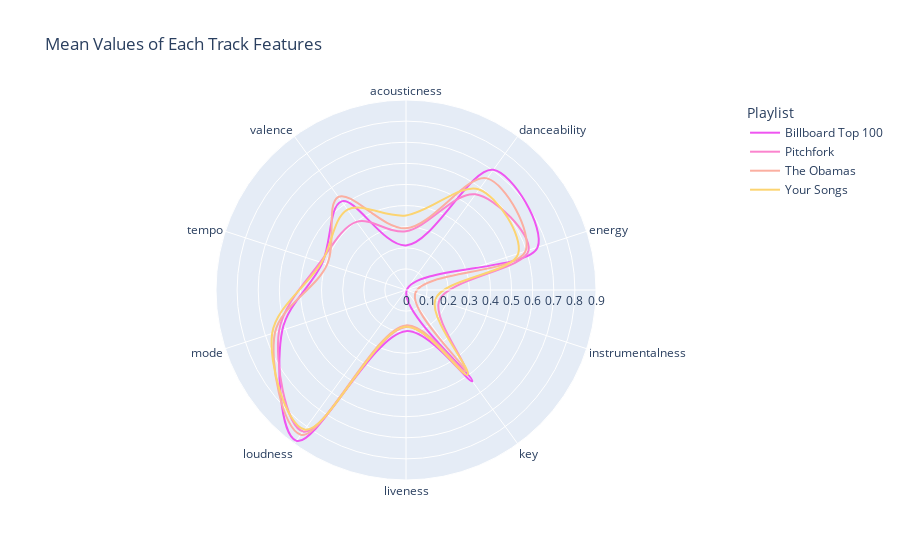

The code cell stored with this chart in its notebook:
### Code cell
#scale
from sklearn.preprocessing import MinMaxScaler
# Min-max scaling

data_scaled = pd.DataFrame(MinMaxScaler().fit_transform(data[features]), 
                         columns=data[features].columns)
data_scaled['Playlist'] = data['Playlist']

df_radar = data_scaled.groupby('Playlist').mean().reset_index() \
                    .melt(id_vars='Playlist', var_name="features", value_name="avg") \
                    .sort_values(by=['Playlist','features']).reset_index(drop=True)

px.line_polar(df_radar, 
              r="avg", 
              theta="features", 
              title='Mean Values of Each Track Features',
              color="Playlist", 
              line_close=True,
              line_shape='spline',
              range_r=[0, 0.9],
              color_discrete_sequence=px.colors.cyclical.mygbm[:-6])

### Figure 1 — Plotly figure (JSON) as saved in the notebook; plotly's stock layout.template omitted (floating-point values rounded to 4 significant figures)
{"data": [{"hovertemplate": "Playlist=Billboard Top 100<br>avg=%{r}<br>features=%{theta}<extra></extra>", "legendgroup": "Billboard Top 100", "line": {"color": "#ef55f1", "dash": "solid", "shape": "spline"}, "mode": "lines", "name": "Billboard Top 100", "r": [0.2111, 0.7035, 0.6557, 0.003601, 0.5344, 0.1948, 0.8831, 0.6162, 0.4162, 0.5191, 0.2111], "showlegend": true, "subplot": "polar", "theta": ["acousticness", "danceability", "energy", "instrumentalness", "key", "liveness", "loudness", "mode", "tempo", "valence", "acousticness"], "type": "scatterpolar"}, {"hovertemplate": "Playlist=Pitchfork<br>avg=%{r}<br>features=%{theta}<extra></extra>", "legendgroup": "Pitchfork", "line": {"color": "#fb84ce", "dash": "solid", "shape": "spline"}, "mode": "lines", "name": "Pitchfork", "r": [0.2783, 0.5602, 0.6108, 0.165, 0.474, 0.1747, 0.8288, 0.6327, 0.4268, 0.399, 0.2783], "showlegend": true, "subplot": "polar", "theta": ["acousticness", "danceability", "energy", "instrumentalness", "key", "liveness", "loudness", "mode", "tempo", "valence", "acousticness"], "type": "scatterpolar"}, {"hovertemplate": "Playlist=The Obamas<br>avg=%{r}<br>features=%{theta}<extra></extra>", "legendgroup": "The Obamas", "line": {"color": "#fbafa1", "dash": "solid", "shape": "spline"}, "mode": "lines", "name": "The Obamas", "r": [0.2922, 0.6534, 0.5955, 0.0465, 0.4769, 0.1678, 0.8476, 0.6525, 0.3925, 0.5448, 0.2922], "showlegend": true, "subplot": "polar", "theta": ["acousticness", "danceability", "energy", "instrumentalness", "key", "liveness", "loudness", "mode", "tempo", "valence", "acousticness"], "type": "scatterpolar"}, {"hovertemplate": "Playlist=Your Songs<br>avg=%{r}<br>features=%{theta}<extra></extra>", "legendgroup": "Your Songs", "line": {"color": "#fcd471", "dash": "solid", "shape": "spline"}, "mode": "lines", "name": "Your Songs", "r": [0.3531, 0.5886, 0.5593, 0.1459, 0.496, 0.1746, 0.8171, 0.6667, 0.4204, 0.4708, 0.3531], "showlegend": true, "subplot": "polar", "theta": ["acousticness", "danceability", "energy", "instrumentalness", "key", "liveness", "loudness", "mode", "tempo", "valence", "acousticness"], "type": "scatterpolar"}], "layout": {"legend": {"title": {"text": "Playlist"}, "tracegroupgap": 0}, "polar": {"angularaxis": {"direction": "clockwise", "rotation": 90}, "domain": {"x": [0, 1], "y": [0, 1]}, "radialaxis": {"range": [0, 0.9]}}, "title": {"text": "Mean Values of Each Track Features"}}}
